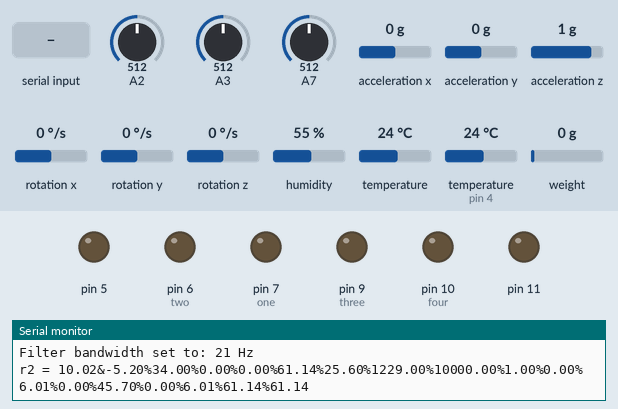
The sketch below on a simulated Arduino Nano, built with avr-gcc and run on an emulated ATmega328P. On the bench: output pins drawn as LEDs (lit = HIGH), the last lines printed to the serial monitor. The test bench sets the inputs (shaded band); at power-on: A2 = 512, A3 = 512, A7 = 512, acceleration x 0 g, acceleration y 0 g, acceleration z 1 g, rotation x 0 °/s, rotation y 0 °/s, rotation z 0 °/s, humidity 55 %, temperature 24 °C, temperature (sensor on pin 4) 24 °C, weight on the scale 0 g.

Above: at 2.3 s.
2.4 s: "0" received over the second serial link
At 3.2 s:
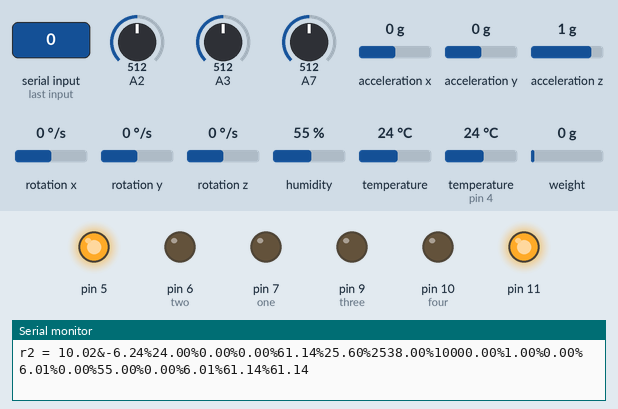
Timing chart, 0 to 5.4 s (numbered marks = the images above; inputs shaded):
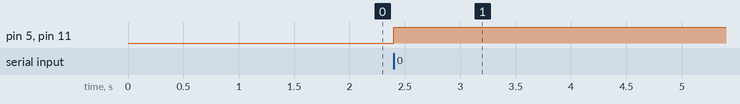

The sketch:

THE_ARDUINO_CODE.ino
```cpp
#include <dht11.h>
#include<SoftwareSerial.h>
////////////////////////////////////mpu/////////////////////////////////////
#include <Adafruit_MPU6050.h>
#include <Adafruit_Sensor.h>
#include <Wire.h>
#include <math.h>
#include <Arduino.h>
#include "HX711.h"
#define DHT11PIN 4
////////////////////////////////////variables/////////////////////////////////////
float s0;
float ocv;
float cc;
float soc;
float prev_soc;
float op;
float t_prev = 0;
float q = 0;
float prev_v = 0;
float dv;
float V;

float incli;
float prev_ema = 0;
float incli_check ;
float ax;
float ay;
Adafruit_MPU6050 mpu;
float voltage;
float inclination=23,ambient_temp=34,speed=0,weight=56,battery_level=0,battery_temp=78,timee=89,battery_rating=10000.0,charging_cycle=1,acceleration=90,battery_voltage=12,battery_current=0,humidity=45.7;
char c = 'a',garbage;
int fc,dc;
String str;
const int LOADCELL_DOUT_PIN = 2,LOADCELL_SCK_PIN = 3;
int i,temp,chk,flag=0;
double adc,myVal;
unsigned long startTime, currentTime;
unsigned long theTime;
char a;
int BTspeed=0,one=7,two=6,three=9,four=10;
/////////////////////////////////////objects//////////////////////////////////////
dht11 DHT11;
HX711 scale;
SoftwareSerial mySerial(12,8);
////////////////////////////////////soc/////////////////////////////////////
float ocvfun(float v,float i){
  float v1,v2,v3,v4,v5,op;
  V = v+i*0.6470588235294;
  v1 = (pow(V,0.2)-1.621147)/0.026838;
  v2 = (pow(V,0.4)-2.628839)/0.086274;
  v3 = (pow(V,0.6)-4.264050)/0.208093;
  v4 = (pow(V,0.8)-6.918236)/0.446346;
  v5 = (pow(V,2)-126.8619)/19.507246;
  // Serial.print("V: ");
  // Serial.print(V);
//   Serial.print(" v1: ");
//   Serial.print(v1);
//   Serial.print(" v2: ");
//   Serial.print(v2);
//   Serial.print(" v3: ");
//   Serial.print(v3);
//   Serial.print(" v4: ");
//   Serial.print(v4);
//   Serial.print(" v5: ");
//   Serial.print(v5);
//  // Serial.print(" op11: ");
  // Serial.print(op11);
  // Serial.print(" op12: ");
  // Serial.print(op12);
  // Serial.print(" op13: ");
  // Serial.print(op13);
  // Serial.print(" op14: ");
  // Serial.print(op14);
  // Serial.print(" op15: ");
  // Serial.print(op15);
  // Serial.print(" op21: ");
  // Serial.print(op21);
  // Serial.print(" op22: ");
  // Serial.print(op22);
  // Serial.print(" op23: ");
  // Serial.print(op23);
  //  Serial.print(" op: ");
  //  Serial.print(op);

  op = v1*-29.342491+v2*-17.620155+v3*-7.3668194+v4*4.6083674+v5*73.09605+56.13433;
  return op;
}

float socfun(float v,float i,float t){
  float dt;
  v = 0.6*v+0.4*prev_v;
  ocv = ocvfun(v,i);
  q = q + i*(t-t_prev)/1000;
  cc = s0-(q*0.95)*100/3000; //5948.342032632134
  // Serial.print("CC : ");
  // Serial.print(cc);
  // Serial.print(" OCV : ");
  // Serial.println(ocv);
  dt = (t-t_prev)/1000;
  soc = 0.2*ocv+0.8*cc;
  soc = 0.3*soc+0.7*prev_soc;
  prev_soc = soc;
  t_prev = t;
  if(soc > 100){
    soc = 100;
  }
  else if(soc<0){
    soc = 0;
  }
  else{
    soc = soc;
  }
  // Serial.print(" soc: ");
  // Serial.println(soc);
  // Serial.print(" dt: ");
  // Serial.println(dt);
  // Serial.print(" s0: ");
  // Serial.println(s0);
  // Serial.print(" q: ");
  // Serial.println(q);
  return soc;
}
////////////////////////////////////soc-end/////////////////////////////////////
float volt_to_temp(float v){

  float r2;
  r2 = (v*10.0)/(5.0-v);
  Serial.print("r2 = ");
  Serial.print(r2);
  float temp;
  temp = (-0.0274*r2*r2*r2)+(1.0225*r2*r2)-(14.6615*r2)+97.41;
  return temp;
}

void data(){


  sensors_event_t a, g, temp;
  mpu.getEvent(&a, &g, &temp);
  incli_check = acos(a.acceleration.z/9.81)*180/PI - 8;
  if (isnan(incli_check)){
    incli = prev_ema;
  }
  else{
    incli = 0.8*incli_check + (1-0.8)*prev_ema;
    prev_ema = incli;
  }
    ax = a.acceleration.x;
    ay = a.acceleration.y;
}

void setup() {
  // put your setup code here, to run once:
  pinMode(5,OUTPUT);
  pinMode(6,OUTPUT);
  pinMode(7,OUTPUT);
  pinMode(9,OUTPUT);
  pinMode(10,OUTPUT);
  pinMode(11,OUTPUT);
  digitalWrite(5,LOW);
  digitalWrite(11,LOW);
  pinMode(12,INPUT);
  pinMode(8,OUTPUT);
  startTime = millis();
  Serial.begin(115200);
  mySerial.begin(9600);
  scale.begin(LOADCELL_DOUT_PIN, LOADCELL_SCK_PIN);
  scale.set_scale(95.008);
  scale.tare();
  while (!Serial)
    delay(10);

  Serial.println("Adafruit MPU6050 test!");


  if (!mpu.begin()) {
    Serial.println("Failed to find MPU6050 chip");
    while (1) {
      delay(10);
    }
  }
  Serial.println("MPU6050 Found!");

  mpu.setAccelerometerRange(MPU6050_RANGE_8_G);
  Serial.print("Accelerometer range set to: ");
  switch (mpu.getAccelerometerRange()) {
  case MPU6050_RANGE_2_G:
    Serial.println("+-2G");
    break;
  case MPU6050_RANGE_4_G:
    Serial.println("+-4G");
    break;
  case MPU6050_RANGE_8_G:
    Serial.println("+-8G");
    break;
  case MPU6050_RANGE_16_G:
    Serial.println("+-16G");
    break;
  }
  mpu.setGyroRange(MPU6050_RANGE_500_DEG);
  Serial.print("Gyro range set to: ");
  switch (mpu.getGyroRange()) {
  case MPU6050_RANGE_250_DEG:
    Serial.println("+- 250 deg/s");
    break;
  case MPU6050_RANGE_500_DEG:
    Serial.println("+- 500 deg/s");
    break;
  case MPU6050_RANGE_1000_DEG:
    Serial.println("+- 1000 deg/s");
    break;
  case MPU6050_RANGE_2000_DEG:
    Serial.println("+- 2000 deg/s");
    break;
  }

  mpu.setFilterBandwidth(MPU6050_BAND_21_HZ);
  Serial.print("Filter bandwidth set to: ");
  switch (mpu.getFilterBandwidth()) {
  case MPU6050_BAND_260_HZ:
    Serial.println("260 Hz");
    break;
  case MPU6050_BAND_184_HZ:
    Serial.println("184 Hz");
    break;
  case MPU6050_BAND_94_HZ:
    Serial.println("94 Hz");
    break;
  case MPU6050_BAND_44_HZ:
    Serial.println("44 Hz");
    break;
  case MPU6050_BAND_21_HZ:
    Serial.println("21 Hz");
    break;
  case MPU6050_BAND_10_HZ:
    Serial.println("10 Hz");
    break;
  case MPU6050_BAND_5_HZ:
    Serial.println("5 Hz");
    break;
  }

  Serial.println("");
  delay(100);
/////////////////////////////
  for(i=0,myVal=0,temp=0;i<50;i++)
  {
    temp=analogRead(A3);
    myVal += temp;
  }
  myVal /= 50.0;
  if(myVal>=100)
  {
    battery_voltage = myVal*12.0/1023.000;
//    Serial.print("battery_voltage : ");
//    Serial.println(battery_voltage);
  }
///////////////////////
  battery_current = (voltage - 2.5) / 0.185;
  if (battery_current < 0.16) {
    battery_current = 0;
  }
/////////////////////////
  s0 = ocvfun(battery_voltage,battery_current);
  prev_soc = s0;
//  Serial.print(" s0: ");
//  Serial.print(s0);
  prev_v = battery_voltage;
}

void loop() {

  //////////////////////////just-something-to-help-the-dht////////////////////////
  if(flag==1){
   startTime = millis();
   flag=0;
  }
  ////////////////////////////getting-temperature/////////////////////////////////
  myVal = analogRead(A2);
  voltage = myVal*5.0/1023;
  battery_temp= volt_to_temp(voltage);
//  Serial.print("battery_temperature : ");
//  Serial.println(battery_temp);
  ///////////////////////////////getting-voltage//////////////////////////////////
  for(i=0,myVal=0,temp=0;i<50;i++)
  {
    temp=analogRead(A3);
    myVal += temp;
  }
  myVal /= 50.0;
  if(myVal>=100)
  {
    battery_voltage = myVal*12.0/1023.000;
//    Serial.print("battery_voltage : ");
//    Serial.println(battery_voltage);
  }
  else{
//    Serial.println("battrey voltage malfunction");
  }

  ///////////////////////////////getting-current//////////////////////////////////
  for(i=0,adc=0,temp=0;i<50;i++)
  {
    temp = analogRead(A7);
    adc += temp;
  }
  adc /= 50.0;
  voltage = adc * 5 / 1023.0;
  battery_current = (voltage - 2.5) / 0.185;
  if (battery_current < 0.16) {
    battery_current = 0;
  }
//  Serial.print("Current : ");
//  Serial.println(battery_current);
  ////////////////////////getting-temperature&humidity////////////////////////////
  if(millis()-startTime > 2000){
    chk = DHT11.read(DHT11PIN);
    ambient_temp = (float)DHT11.temperature;
    humidity = (float)DHT11.humidity;
//    Serial.print("temperature : ");
//    Serial.println(temp);
//    Serial.print("humidity : ");
//    Serial.println(humidity);
    flag=1;
  }
  /////////////////////////////////getting-load///////////////////////////////////

  weight = scale.get_units();
//  Serial.print("weight in grams :");
//  Serial.println(weight);
  /////////////////////////////getting-acceleration///////////////////////////////
  data();
//  Serial.print("Inclination : ");
  inclination = incli;
//  Serial.println(inclination);
  acceleration = ay;
//  Serial.print("acceleration = ");
//  Serial.println(acceleration);

  timee = millis();
  //////////////////////////////////callling soc to get battery level///////////////////
  battery_level = socfun(battery_voltage,battery_current,timee);

  //////////////////////////////////delay&motors////////////////////////////////////////
  str = "&" + (String)inclination + "%" + (String)ambient_temp + "%" + (String)speed + "%" + (String)weight + "%" + (String)battery_level + "%" + (String)battery_temp + "%" + (String)timee + "%" + (String)battery_rating + "%" + (String)charging_cycle + "%" + (String)acceleration + "%" + (String)battery_voltage + "%" + (String)battery_current + "%" + (String)humidity + "%" + (String)q + "%" + (String)V + "%" + (String)cc + "%" +(String)ocv;
  Serial.println(str);

while(mySerial.available()==0){}
a = mySerial.read();
if(a=='0'){
  BTspeed = 0;
}
else if(a=='1'){
  BTspeed = 25;
}
else if(a=='2'){
  BTspeed = 50;
}
else if(a=='3'){
  BTspeed = 76;
}
else if(a=='4'){
  BTspeed = 101;
}
else if(a=='5'){
  BTspeed = 127;
}
else if(a=='6'){
  BTspeed = 158;
}
else if(a=='7'){
  BTspeed = 170;
}
else if(a=='8'){
  BTspeed = 210;
}
else if(a=='9'){
  BTspeed = 230;
}
else if(a=='q'){
  BTspeed = 255;
}
analogWrite(5,255);
analogWrite(11,255);

      if(a=='G')
      {
        digitalWrite(one,LOW);
        digitalWrite(two,LOW);
        digitalWrite(three,HIGH);
        digitalWrite(four,LOW);
      }
      else if(a=='F')
      {
        digitalWrite(one,HIGH);
        digitalWrite(two,LOW);
        digitalWrite(three,HIGH);
        digitalWrite(four,LOW);
      }
      else if(a=='I')
      {
        digitalWrite(one,HIGH);
        digitalWrite(two,LOW);
        digitalWrite(three,LOW);
        digitalWrite(four,LOW);
      }
      else if(a=='L')
      {
        digitalWrite(one,LOW);
        digitalWrite(two,HIGH);
        digitalWrite(three,HIGH);
        digitalWrite(four,LOW);
      }
      else if(a=='S')
      {
        digitalWrite(one,LOW);
        digitalWrite(two,LOW);
        digitalWrite(three,LOW);
        digitalWrite(four,LOW);
      }
      else if(a=='R')
      {
        digitalWrite(one,HIGH);
        digitalWrite(two,LOW);
        digitalWrite(three,LOW);
        digitalWrite(four,HIGH);
      }
      else if(a=='H')
      {
        digitalWrite(one,LOW);
        digitalWrite(two,LOW);
        digitalWrite(three,LOW);
        digitalWrite(four,HIGH);
      }
      else if(a=='B')
      {
        digitalWrite(one,LOW);
        digitalWrite(two,HIGH);
        digitalWrite(three,LOW);
        digitalWrite(four,HIGH);
      }
      else if(a=='J')
      {
        digitalWrite(one,LOW);
        digitalWrite(two,HIGH);
        digitalWrite(three,LOW);
        digitalWrite(four,LOW);
      }


  while(mySerial.available()>0)
  {garbage=mySerial.read();}
}
```

Measured:
- after the input at 2.4 s, pin 5, pin 11: LOW → HIGH at once
